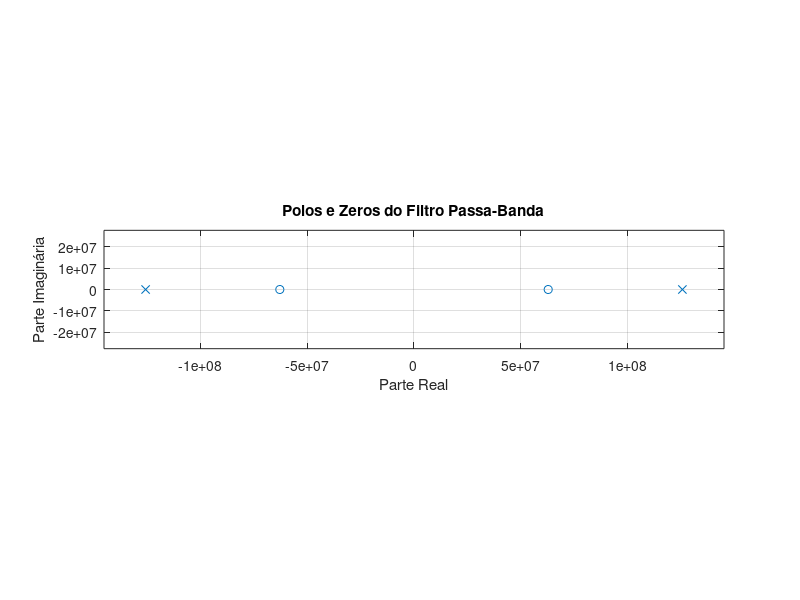

MATLAB code for this plot:
% Especificações do filtro
Fs = 100e6; % Frequência de amostragem (100 MHz)
Fpass1 = 10e6; % Frequência de passagem baixa (10 MHz)
Fpass2 = 20e6; % Frequência de passagem alta (20 MHz)

% Frequências angulares
omega1 = 2 * pi * Fpass1;
omega2 = 2 * pi * Fpass2;

% Coefficients for a bandpass filter in analog domain
% Standard bandpass filter coefficients
% s^2 + omega1^2 in numerator and s^2 + omega2^2 in denominator

% Define the poles and zeros
num = [1 0 -omega1^2]; % Numerator polynomial coefficients (s^2 + omega1^2)
den = [1 0 -omega2^2]; % Denominator polynomial coefficients (s^2 + omega2^2)

% Display poles and zeros
[z, p, k] = tf2zp(num, den);

disp('Zeros:');
disp(z);
disp('Polos:');
disp(p);

% Plot the poles and zeros
figure;
zplane(z, p);
title('Polos e Zeros do Filtro Passa-Banda');
xlabel('Parte Real');
ylabel('Parte Imaginária');
